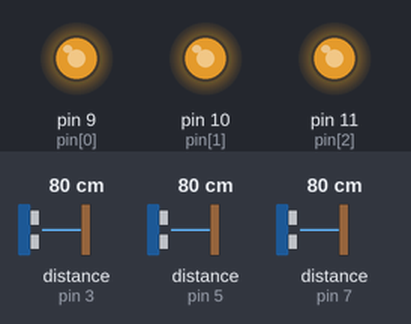
The sketch below on a simulated Arduino Uno, built with avr-gcc and run on an emulated ATmega328P. On the bench: output pins drawn as LEDs (lit = HIGH). The test bench sets the inputs (shaded band); at power-on: distance to the obstacle (sensors on pin 3, pin 5, pin 7) 80 cm.

Above: at 1.2 s.
1.3 s: distance to the obstacle (sensor on pin 3) set to 120 cm
At 2.6 s:
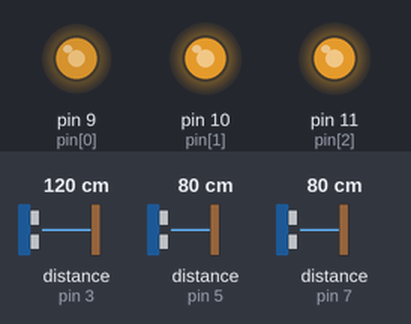
2.9 s: distance to the obstacle (sensor on pin 5) set to 120 cm
At 4.8 s:
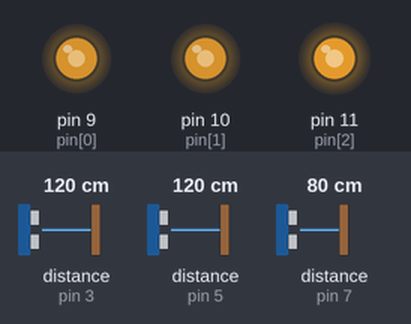
5.4 s: distance to the obstacle (sensor on pin 7) set to 120 cm
At 7.7 s:
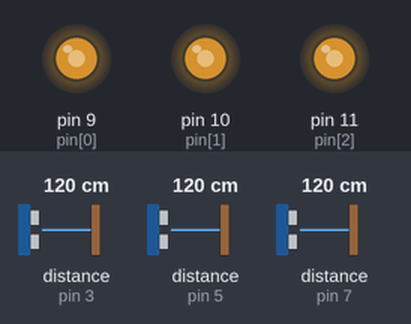
8.4 s: distance to the obstacle (sensor on pin 3) set to 2 cm
At 9.2 s:
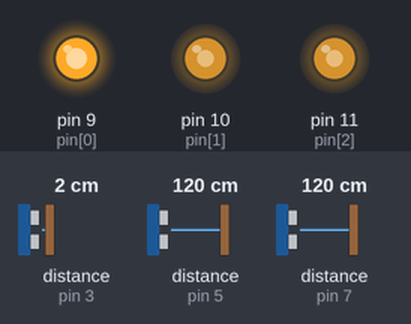
10.0 s: distance to the obstacle (sensor on pin 5) set to 2 cm
At 11.1 s:
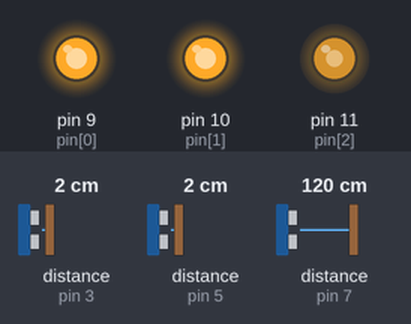
11.8 s: distance to the obstacle (sensor on pin 3) set to 250 cm
At 12.9 s:
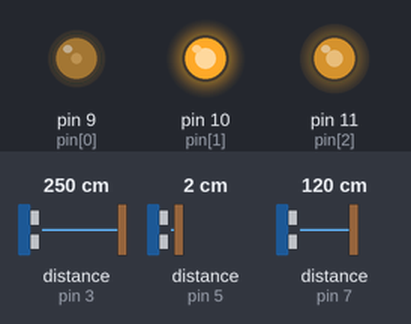
Timing chart, 0 to 14.4 s (numbered marks = the images above; inputs shaded):
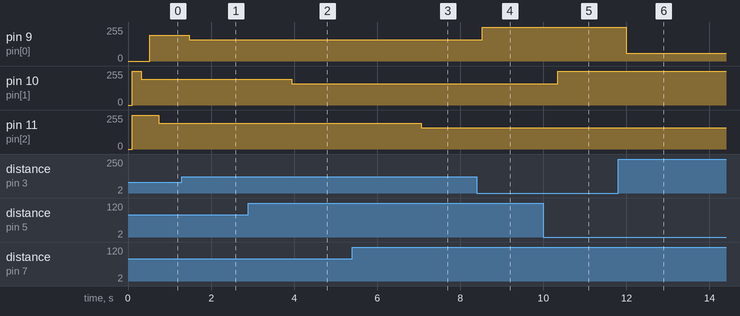

The sketch:

True_blindWay3.ino
```cpp
#include <Ultrasonic.h>

Ultrasonic ultrasonic1(2, 3);
Ultrasonic ultrasonic2(4, 5);
Ultrasonic ultrasonic3(6, 7);

int pin[3] = {9,10,11};
long microsec[3];
float cmMsec[3];

int lastLUm =0;
int lastLDois =0;
int lastLTres =0;

int leitura(int i){
  if(i == 0){
    cmMsec[i] = ultrasonic1.read(CM);
  }else if(i == 1){
    cmMsec[i] = ultrasonic2.read(CM);
  }else if(i == 2){
    cmMsec[i] = ultrasonic3.read(CM);
  }
}

int lastCUm =0;
int lastCDois =0;
int lastCTres =0;
int call(int i){
  int valor = 255 - (int(cmMsec[i]*0.785));
  analogWrite(pin[i],valor);
}

void setup(){
  Serial.begin(9600);
  pinMode(9, OUTPUT);
  pinMode(10, OUTPUT);
  pinMode(11, OUTPUT);
}

void loop(){
  if( (millis() - lastLUm) >= 100 ){
    leitura(0);
    lastLUm = millis();
  }

  if( (millis() - lastLDois) >= 100 ){
    leitura(1);
    lastLDois = millis();
  }

  if( (millis() - lastLTres) >= 100 ){
    leitura(2);
    lastLTres = millis();
  }

  if( (millis() - lastLUm) >= 100 ){
    call(0);
    lastCUm = millis();
  }

  if( (millis() - lastLDois) >= 100 ){
    call(1);
    lastCDois = millis();
  }

  if( (millis() - lastLTres) >= 100 ){
    call(2);
    lastCTres = millis();
  }
}
```

Measured:
- after the input at 1.3 s, pin 9 (pin[0]): 193/255 → 161/255 after 0.17 s
- after the input at 2.9 s, pin 10 (pin[1]): 193/255 → 161/255 after 1.0 s
- after the input at 5.4 s, pin 11 (pin[2]): 193/255 → 161/255 after 1.7 s
- after the input at 8.4 s, pin 9 (pin[0]): 161/255 → 254/255 after 0.13 s
- after the input at 10.0 s, pin 10 (pin[1]): 161/255 → 254/255 after 0.35 s
- after the input at 11.8 s, pin 9 (pin[0]): 254/255 → 59/255 after 0.20 s
